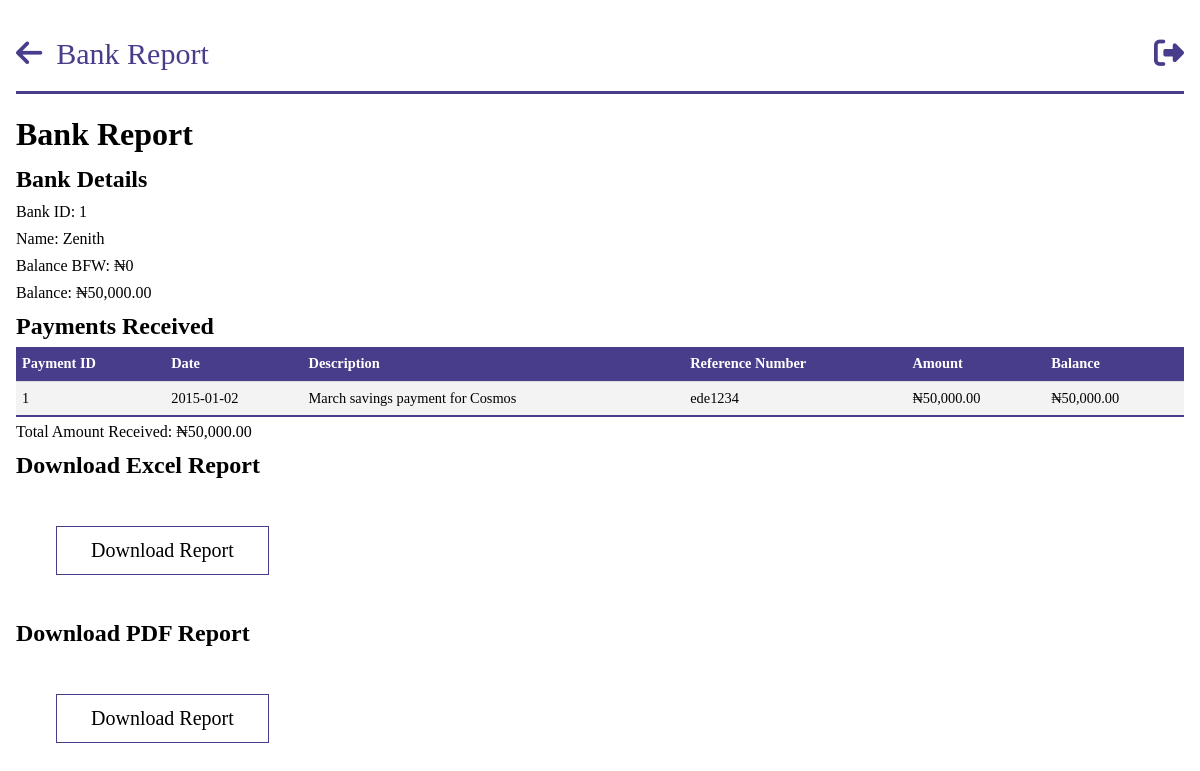
/bank_report/1 (signed in), run on an earlier commit of the app's database.
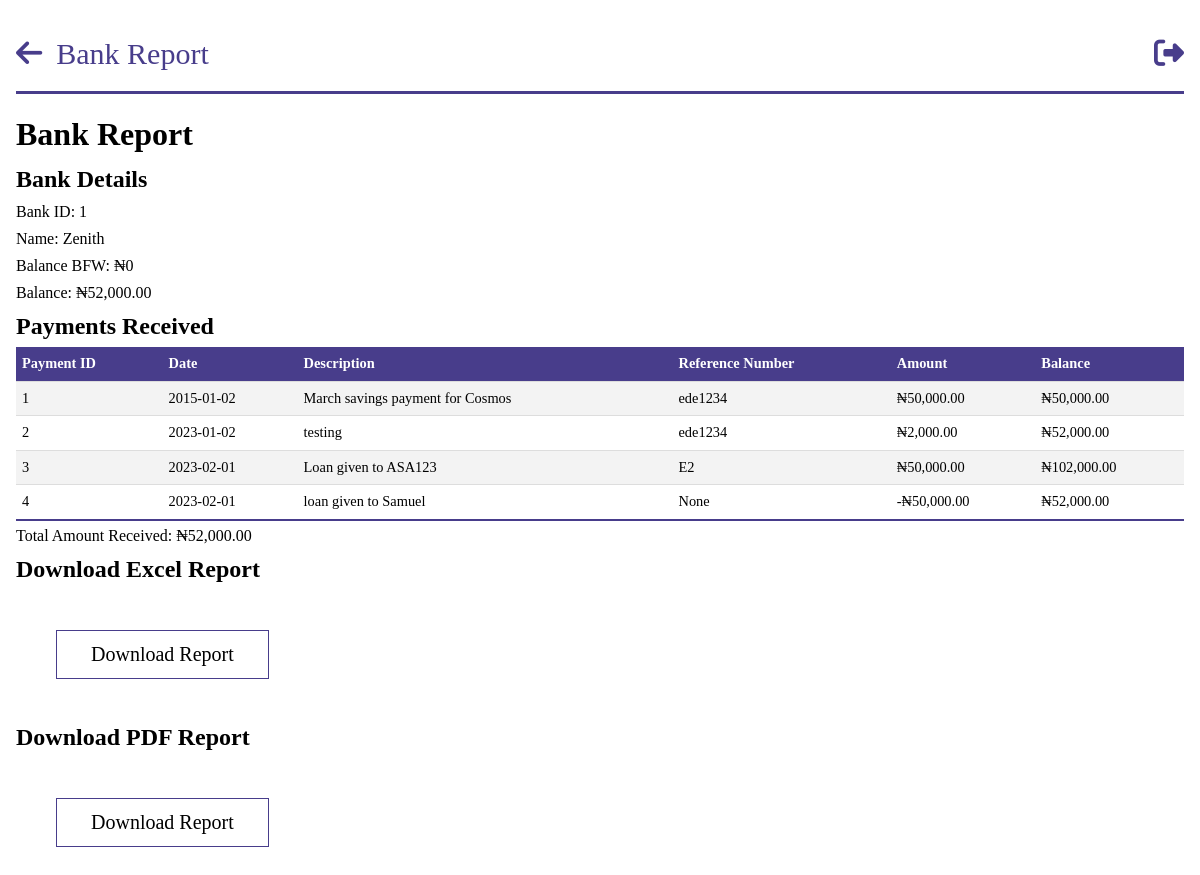
And on a later commit of the database.
### models.py (models this page shows, shortened)
class Bank(db.Model):
    __tablename__ = "banks"
    id = db.Column(db.Integer, primary_key=True)
    name = db.Column(db.String, nullable=False, unique=True)
    balance_bfd = db.Column(db.Float, default=0.0)
    new_balance = db.Column(db.Float, default=0.0)
    payments = db.relationship("BankPayment", backref="bank")

class BankPayment(db.Model):
    __tablename__ = "bank_payments"
    id = db.Column(db.Integer, primary_key=True)
    amount = db.Column(db.Float, nullable=False)
    exact_date = db.Column(db.DateTime, nullable=False, default=datetime.utcnow)
    date = db.Column(db.Date, nullable=False)
    person_id = db.Column(
        db.Integer, db.ForeignKey("persons.id"), nullable=True, index=True
    )
    company_id = db.Column(
        db.Integer, db.ForeignKey("companies.id"), nullable=True, index=True
    )
    description = db.Column(db.String, nullable=True)
    ref_no = db.Column(db.String)
    bank_balance = db.Column(db.Float, nullable=True)
    bank_id = db.Column(
        db.Integer, db.ForeignKey("banks.id"), nullable=True, index=True
    )

### app.py (the view)
@app.route("/bank_report/<bank_id>")
@login_required
@role_required(["Admin", "Secretary", "Sub-Admin"])
def individual_bank_report(bank_id):
    bank = query.get_bank(bank_id)
    payments = bank.payments
    total_amount = sum(payment.amount for payment in payments)
    return render_template(
        "query/bank_report.html",
        bank=bank,
        payments=payments,
        total_amount=total_amount,
    )

### app.py (called while the page is built)
@login_manager.user_loader
def load_user(person_id):
    return Person.query.get(person_id)

def role_required(roles_required):
    def decorator(view_func):
        @wraps(view_func)
        def wrapper(*args, **kwargs):
            if not current_user.is_authenticated:
                flash("You must be logged in to access this page.", "error")
                return redirect(url_for("login"))
            user_role = current_user.role
            if user_role.name not in roles_required:
                flash("You don't have the required role to access this page.", "error")
                return redirect(
                    url_for("dashboard")
                )  # Change this to your desired redirect
            return view_func(*args, **kwargs)
        return wrapper
    return decorator

@app.before_request
def before_request():
    g.user = current_user

@app.template_filter("currency")
@login_required
def currency(value):
    modified_value = format_currency(value)  # Modify the value as needed
    return modified_value

### filters.py (called while the page is built)
def format_currency(
    value, currency_symbol="₦", decimal_separator=".", thousands_separator=","
):
    if value:
        if value < 0:
            formatted_value = f"-{currency_symbol}{abs(value):,.2f}"
        else:
            formatted_value = f"{currency_symbol}{value:,.2f}"
        formatted_value = formatted_value.replace(".", decimal_separator).replace(
            ",", thousands_separator
        )
    else:
        formatted_value = f"{currency_symbol}0"
    return formatted_value

### queries.py (called while the page is built)
    def get_bank(self, bank_id):
        bank = Bank.query.get(bank_id)
        return bank

### templates/query/bank_report.html (shortened to what this page needs)
{%extends 'base.html' %}
{% block header%}
Bank Report
{% endblock  %}
{% block anchor%}
<a href="{{ url_for('queries') }}" id='arrow'><i class="fa-solid fa-arrow-left"></i></a>
{% endblock  %}
{%block content%}
<body id="person">
    <h1>Bank Report</h1>
    <h2>Bank Details</h2>
    <p>Bank ID: {{ bank.id }}</p>
    <p>Name: {{ bank.name }}</p>
    <p>Balance BFW: {{ bank.balance_bfd | currency}}</p>
    <p>Balance: {{ bank.new_balance | currency}}</p>
    <h2>Payments Received</h2>
    <table class="tab-content">
        <thead>
            <tr>
                <th>Payment ID</th>
                <th>Date</th>
                <th>Description</th>
                <th>Reference Number</th>
                <th>Amount</th>
                <th>Balance</th>
            </tr>
        </thead>
        <tbody>
            {% for payment in payments %}
            <tr>
                <td>{{ payment.id }}</td>
                <td>{{ payment.date }}</td>
                <td>{{ payment.description}}</td>
                <td>{{ payment.ref_no}}</td>
                <td>{{ payment.amount | currency }}</td>
                <td>{{ payment.bank_balance | currency}}</td>
            </tr>
            {% endfor %}
        </tbody>
    </table>
    </body>
    <p>Total Amount Received: {{ total_amount | currency }}</p>
    <h2>Download Excel Report</h2>
    <button id="downloadExcelButton">Download Report</button>
    <h2>Download PDF Report</h2>
    <button id="downloadPdfButton">Download Report</button>
</body>
{%endblock%}

### templates/base.html (shortened to what this page needs)
<!DOCTYPE html>
<html lang="en">
<head>
    <link rel="stylesheet" href="https://cdnjs.cloudflare.com/ajax/libs/font-awesome/6.4.0/css/all.min.css"/>
    <link rel="stylesheet" href="\static\css\style.css">
</head>
<body class='index'>
    <header class="dashboard">
        <section id="nav">
            {%block anchor%}<a href="{{url_for('dashboard')}}" id='arrow'><i class="fa-solid fa-arrow-left"></i></a>{%endblock%}
            <a id="head">{% block header%}{% endblock  %}</a>
            <a href="{{url_for('logout')}}" class="tail"><i class="fa-sharp fa-solid fa-right-from-bracket"></i></a>
        </section>
    </header>
    {%block content%} {%endblock%}
</body>
</html>

### static/css/style.css (style rules this page uses)
* { margin: 0; padding: 0; box-sizing: border-box; font-family:'Times New Roman', Times, serif; }
.index { background-color: #ffffff; margin: 0 auto; max-width: 80em; line-height: 1.5; padding: 1em 1em; }
.index a { color: #fff; line-height: 2.5; text-decoration: none; }
.index #nav { border-bottom: #483d8b solid; margin-bottom: 1em; }
.index #nav a { font-size: 10px; }
.index #nav .tail { float: right; }
.index #nav a { font-size: 30px; color: #483d8b; }
.index #nav .tail i { color: #483d8b; }
.index #nav #arrow i { color: #483d8b; margin-right: 10px; }
#person * { color: #000; max-width: 90em; margin: 0 auto; margin-bottom: 3px; }
#person .tab-content { width: 100%; border-collapse: collapse; font-size: 0.9em; min-width: 400px; }
#person .tab-content tr th { background-color: #483d8b; color: #fff; text-align: left; font-weight: bold; }
#person th, #person td { padding: 6px; text-align: left; border-bottom: 1px solid #ddd; }
#person .tab-content tbody tr:nth-of-type(odd) { background-color: #f3f3f3; }
#person .tab-content tbody tr:last-of-type { border-bottom: 2px solid #483d8b; }
#person button { margin: 2em 2em; display: inline-block; text-decoration: none; border: 1px solid #483d8b; padding: 12px 34px; font-size: 20px; background: transparent; position: relative; cursor: pointer; }

What changed in the data, as far as the page shows it:
changed Bank "Zenith": new_balance "₦50,000.00" → "₦52,000.00"
added BankPayment: id "2", date "2023-01-02", description "testing", ref_no "ede1234", amount "₦2,000.00", bank_balance "₦52,000.00"
added BankPayment: id "3", date "2023-02-01", description "Loan given to ASA123", ref_no "E2", amount "₦50,000.00", bank_balance "₦102,000.00"
added BankPayment: id "4", date "2023-02-01", description "loan given to Samuel", ref_no "None", amount "-₦50,000.00", bank_balance "₦52,000.00"
Also different on the page:
{{ total_amount | currency }}: "₦50,000.00" → "₦52,000.00"
